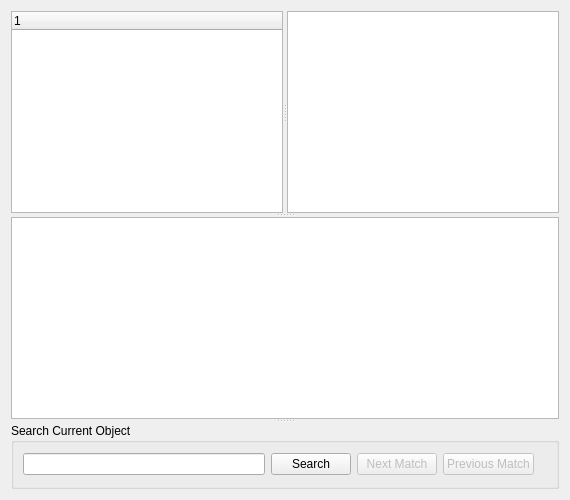
<?xml version="1.0" encoding="UTF-8"?>
<ui version="4.0">
 <class>FIFOAnalyzer</class>
 <widget class="QWidget" name="FIFOAnalyzer">
  <property name="geometry">
   <rect>
    <x>0</x>
    <y>0</y>
    <width>570</width>
    <height>500</height>
   </rect>
  </property>
  <layout class="QHBoxLayout" name="rootLayout">
   <item>
    <widget class="QSplitter" name="searchSplitter">
     <property name="orientation">
      <enum>Qt::Orientation::Vertical</enum>
     </property>
     <widget class="QSplitter" name="objectSplitter">
      <property name="orientation">
       <enum>Qt::Orientation::Horizontal</enum>
      </property>
      <widget class="QTreeWidget" name="treeWidget">
       <column>
        <property name="text">
         <string notr="true"/>
        </property>
       </column>
      </widget>
      <widget class="QListWidget" name="detailList"/>
     </widget>
     <widget class="QTextBrowser" name="entryDetailBrowser"/>
     <widget class="QGroupBox" name="searchBox">
      <property name="sizePolicy">
       <sizepolicy hsizetype="Preferred" vsizetype="Fixed">
        <horstretch>0</horstretch>
        <verstretch>0</verstretch>
       </sizepolicy>
      </property>
      <property name="title">
       <string>Search Current Object</string>
      </property>
      <layout class="QHBoxLayout" name="searchLayout">
       <item>
        <widget class="QLineEdit" name="searchEdit"/>
       </item>
       <item>
        <widget class="QPushButton" name="searchButton">
         <property name="text">
          <string>Search</string>
         </property>
         <property name="autoDefault">
          <bool>false</bool>
         </property>
        </widget>
       </item>
       <item>
        <widget class="QPushButton" name="nextMatchButton">
         <property name="enabled">
          <bool>false</bool>
         </property>
         <property name="text">
          <string>Next Match</string>
         </property>
         <property name="autoDefault">
          <bool>false</bool>
         </property>
        </widget>
       </item>
       <item>
        <widget class="QPushButton" name="previousMatchButton">
         <property name="enabled">
          <bool>false</bool>
         </property>
         <property name="text">
          <string>Previous Match</string>
         </property>
         <property name="autoDefault">
          <bool>false</bool>
         </property>
        </widget>
       </item>
       <item>
        <widget class="QLabel" name="searchLabel">
         <property name="text">
          <string notr="true"/>
         </property>
        </widget>
       </item>
      </layout>
     </widget>
    </widget>
   </item>
  </layout>
 </widget>
 <tabstops>
  <tabstop>treeWidget</tabstop>
  <tabstop>detailList</tabstop>
  <tabstop>entryDetailBrowser</tabstop>
  <tabstop>searchEdit</tabstop>
  <tabstop>searchButton</tabstop>
  <tabstop>nextMatchButton</tabstop>
  <tabstop>previousMatchButton</tabstop>
 </tabstops>
 <resources/>
 <connections/>
</ui>
